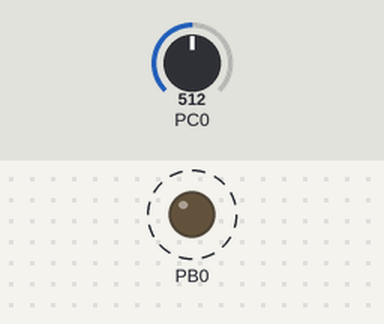
Recording of a program running on a simulated ATmega328P, built with avr-gcc and emulated at 8 MHz. Parts: output pins drawn as LEDs (lit = HIGH). Dashed ring = blinking. The inputs (shaded band) are chosen by the test bench; at power-on: PC0 = 512.

Above: at 1.2 s.
1.3 s: PC0 set to 1023
At 2.1 s:
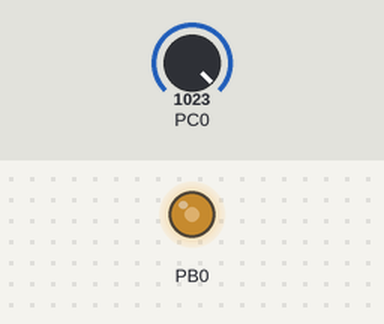
2.8 s: PC0 set to 1008
5.8 s: PC0 set to 880
8.8 s: PC0 set to 871
At 9.9 s:
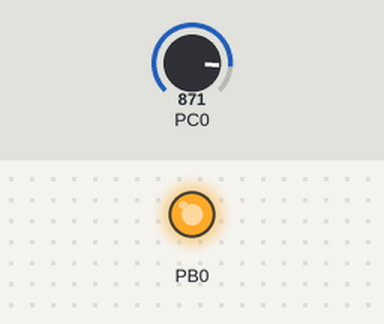
11.8 s: PC0 set to 511
At 12.6 s:
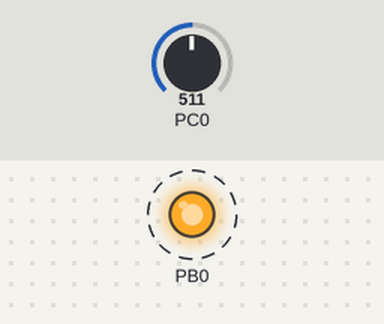
Timing chart, 0 to 15.8 s (numbered marks = the images above; inputs shaded):
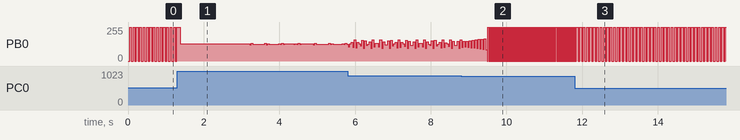

The program:

DA5T2.c
```c
/*
 * DA5.c
 * Created: 4/19/2016 12:21:33 PM
 * Author : desi.battle
 */

#define F_CPU 8000000UL //XTAL = 8MHZ
#include <avr/io.h>
#include <util/delay.h>

void my_delay(int x)		//delay function
{
	int i;
	for(i= 0; i < x*2.5; i++)
	{
		_delay_us(1);
	}
}
int main()
{
	int del;	//dleay
	DDRB = (1<<PB0);//make PB0 an output
	ADCSRA	= 0x80;	//use AREF, internal Vref turned off, ck/2
	ADMUX=0;	//ADC single ended input

	while(1)
	{
		ADCSRA |= (1<<ADSC);			//start conversion
		while((ADCSRA&(1<<ADIF))==0);	//wait for conversion to finish
		del = 1024 - ADC;					//store adc
		PORTB = 0X06;
		my_delay(del);
		PORTB = 0x0A;
		my_delay(del);
		PORTB = 0x09;
		my_delay(del);
		PORTB = 0x05;
		my_delay(del);
	}
	return 0;
}
```

Measured:
- the behaviour switches between 872 and 871 on PC0 (found by bisection; images 1 and 2)
- after the input at 11.8 s, PB0: alternates 255/255 for 0.04 s and 0/255 for 0.04 s, starting after 0.09 s
